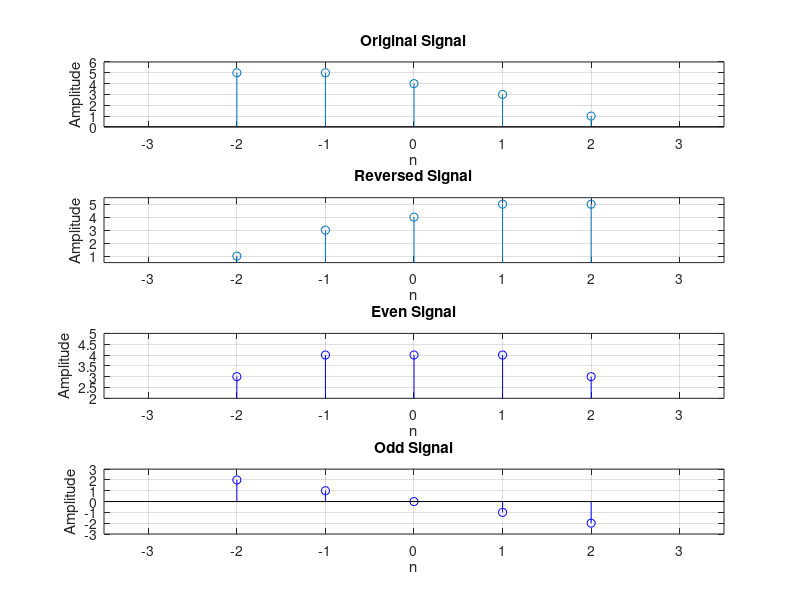

Write MATLAB code to recreate this figure.
%n = deg2rad(-180:30:180);
n = -2:1:2;
x = [5,5,4,3,1];
%x = cos(n) + sin(n) + (sin(n) .* cos(n));
%x = 1 + n + 3.*(n.*n) + 5.*(n.*n.*n) + 9.*(n.*n.*n.*n);
%x = 1 + n.*(cos(n)) + (n.*n).*(sin(n)) + (n.*n.*n).*(sin(n));
%x = (1 + n.^3) .* (cos(10.*n)).^3;

disp(x);
% Creating mirrored versions for negative indices
x_mirror = fliplr(x); %x_mirror = [1,4,3,5,5]

% even and odd components
xe = (x + x_mirror) / 2; %xe= ( x(n)+x(-n) )/2;
xo = (x - x_mirror) / 2; %xo= ( x(n)-x(-n) )/2;

% Plotting
subplot(4,1,1);
stem(n, x); 
grid on; 
axis([-3.5 3.5 min(x)-1 max(x)+1]);
xlabel('n'); 
ylabel('Amplitude'); 
title('Original Signal');

subplot(4,1,2);
stem(n, x_mirror); 
grid on; 
axis([-3.5 3.5 min(x_mirror)-0.5 max(x_mirror)+0.5]);
xlabel('n'); 
ylabel('Amplitude'); 
title('Reversed Signal');

subplot(4,1,3); 
stem(n, xe, 'b'); 
grid on; 
axis([-3.5 3.5 min(xe)-1 max(xe)+1]);
xlabel('n'); 
ylabel('Amplitude'); 
title('Even Signal');

subplot(4,1,4); 
stem(n, xo, 'b'); 
grid on; 
axis([-3.5 3.5 min(xo)-1 max(xo)+1]);
xlabel('n'); 
ylabel('Amplitude'); 
title('Odd Signal');
